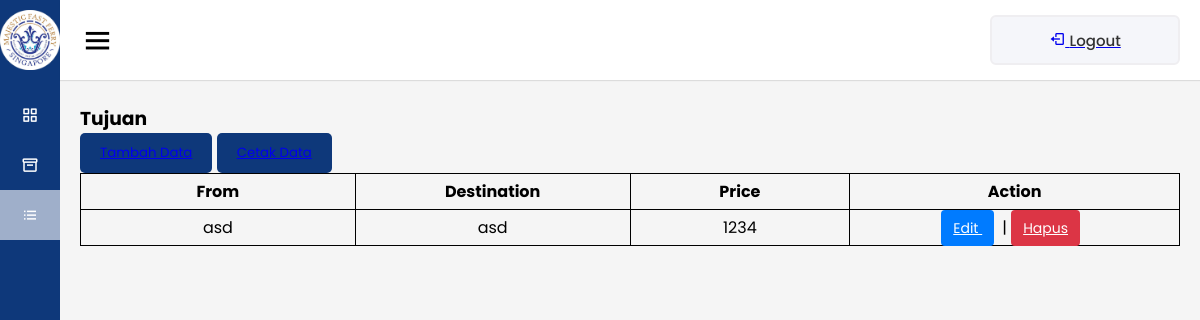
The page /tujuan/tujuan.php (signed in) on the database as committed earlier.
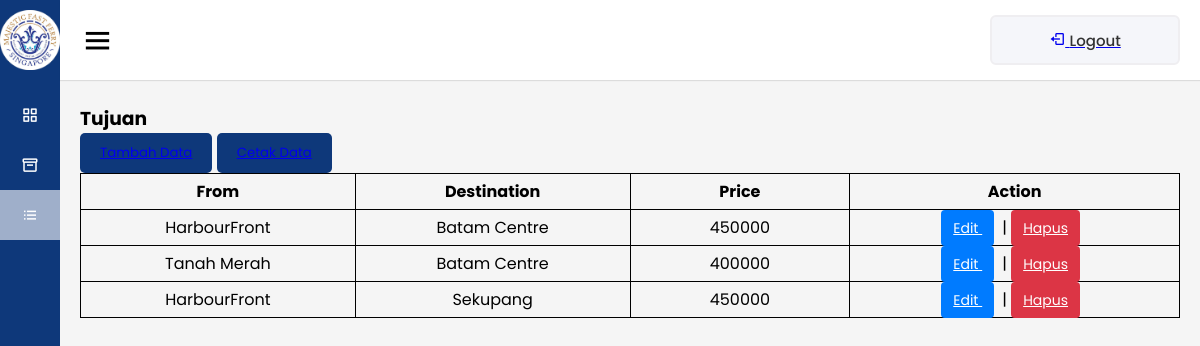
The same page on the database as committed later.
### tables this page shows
CREATE TABLE `tb_tujuan` (
  `id_tujuan` int NOT NULL,
  `dari` varchar(50) NOT NULL,
  `destination` varchar(50) NOT NULL,
  `price` int NOT NULL
);

### tujuan/tujuan.php (the view, shortened to what this page needs)
<!DOCTYPE html>
<html lang="en" dir="ltr">
  <head>
    <link rel="stylesheet" href="../css/admin.css" />
    <link
      href="https://unpkg.com/boxicons@2.0.7/css/boxicons.min.css"
      rel="stylesheet"
    />
  </head>
  <body>
    <div class="sidebar">
      <div class="logo-details">
        <img src="../assets/majestic.png" alt="" width="60" />
        <span class="logo_name"> Majestic</span>
      </div>
      <ul class="nav-links">
        <li>
          <a href="../admin.php">
            <i class="bx bx-grid-alt"></i>
            <span class="links_name">Dashboard</span>
          </a>
        </li>
        <li>
          <a href="../jadwal/jadwal.php">
            <i class="bx bx-box"></i>
            <span class="links_name">Jadwal</span>
          </a>
        </li>
        <li>
          <a href="../tujuan/tujuan.php" class="active">
            <i class="bx bx-list-ul"></i>
            <span class="links_name">Tujuan</span>
          </a>
        </li>
      </ul>
    </div>
    <section class="home-section">
      <nav>
        <div class="sidebar-button">
          <i class="bx bx-menu sidebarBtn"></i>
        </div>
        <div class="profile-details">
          <a href="../logout.php">
            <i class="bx bx-log-out"></i>
            <span class="links_name">Logout</span>
          </a>
        </div>
      </nav>
      <div class="home-content">
        <h3>Tujuan</h3>
        <button type="submit" class="btn btn-tambah">
          <a href="tujuan-entry.php">Tambah Data</a>
        </button>
        <button type="submit" class="btn btn-tambah">
          <a href="tujuan-report.php">Cetak Data</a>
        </button>
        <table class="table-data">
          <thead>
            <tr>
              <th style="width: 25%">From</th>
              <th style="width: 25%">Destination</th>
              <th style="width: 20%">Price</th>
              <th style="width: 30%">Action</th>
            </tr>
          </thead>
          <tbody>
            <?php
              include '../connection.php';
              $sql = "SELECT * FROM tb_tujuan";
              $result = mysqli_query($koneksi, $sql);
              while ($data = mysqli_fetch_assoc($result)) {
                echo "
                  <tr>
                    <td>$data[dari]</td>
                    <td>$data[destination]</td>
                    <td>$data[price]</td>
                    <td >
                      <a class='btn-edit' href=tujuan-edit.php?id_tujuan=$data[id_tujuan]>
                        Edit
                      </a> |
                      <a class='btn-delete' href=tujuan-hapus.php?id_tujuan=$data[id_tujuan]>
                        Hapus
                      </a>
                    </td>
                  </tr>
                ";
              }
            ?>
          </tbody>
        </table>
      </div>
    </section>
  </body>
</html>

### css/admin.css (style rules this page uses)
* { margin: 0; padding: 0; box-sizing: border-box; font-family: "Poppins", sans-serif; }
.sidebar { position: fixed; height: 100%; width: 240px; background: #0e387a; transition: all 0.5s ease; }
.sidebar .logo-details { height: 80px; display: flex; align-items: center; }
.sidebar .logo-details img { width: 60px; }
.sidebar .logo-details .logo_name { color: #fff; font-size: 24px; font-weight: 500; }
.sidebar .nav-links { margin-top: 10px; }
.sidebar .nav-links li { position: relative; list-style: none; height: 50px; }
.sidebar .nav-links li a { height: 100%; width: 100%; display: flex; align-items: center; text-decoration: none; transition: all 0.4s ease; }
.sidebar .nav-links li a.active, .sidebar .nav-links li a:hover { background: #9fafca; }
.sidebar .nav-links li i { min-width: 60px; text-align: center; font-size: 18px; color: #fff; }
.sidebar .nav-links li a .links_name { color: #fff; font-size: 15px; font-weight: 400; white-space: nowrap; }
.home-section { position: relative; background: #f5f5f5; min-height: 100vh; width: calc(100% - 240px); left: 240px; transition: all 0.5s ease; }
.home-section nav { display: flex; justify-content: space-between; height: 80px; background: #fff; display: flex; align-items: center; position: fixed; width: calc(100% - 240px); left: 240px; z-index: 100; padding: 0 20px; box-shadow: 0 1px 1px rgba(0, 0, 0, 0.1); transition: all 0.5s ease; }
.home-section nav .sidebar-button { display: flex; align-items: center; font-size: 24px; font-weight: 500; }
nav .sidebar-button i { font-size: 35px; margin-right: 10px; }
.home-section nav .profile-details { display: flex; align-items: center; justify-content: center; background: #f5f6fa; border: 2px solid #efeef1; border-radius: 6px; height: 50px; min-width: 190px; }
nav .profile-details .links_name { font-size: 15px; font-weight: 500; color: #333; white-space: nowrap; }
.home-section .home-content { position: relative; padding-top: 104px; padding-left: 20px; padding-right: 20px; }
.btn { background-color: #0e387a; color: white; padding: 10px 20px; border: none; border-radius: 5px; cursor: pointer; text-decoration: none; }
.table-data { text-align: center; border-collapse: collapse; width: 100%; }
th, td { border: 1px solid black; padding: 5px 20px; }
.btn-edit, .btn-delete { padding: 8px 12px; margin-right: 8px; cursor: pointer; border: none; border-radius: 4px; background-color: #007bff; color: #fff; font-size: 14px; transition: background-color 0.3s ease; }
.btn-delete { background-color: #dc3545; }
@media (max-width: 1240px) { .sidebar { width: 60px; } }
@media (max-width: 1240px) { .home-section { width: calc(100% - 60px); left: 60px; } }
@media (max-width: 1240px) { .home-section nav { width: calc(100% - 60px); left: 60px; } }

Rows that differ between the two databases and show on the page:
removed tb_tujuan: dari "asd", destination "asd", price "1234"
added tb_tujuan: dari "HarbourFront", destination "Batam Centre", price "450000"
added tb_tujuan: dari "Tanah Merah", destination "Batam Centre", price "400000"
added tb_tujuan: dari "HarbourFront", destination "Sekupang", price "450000"
